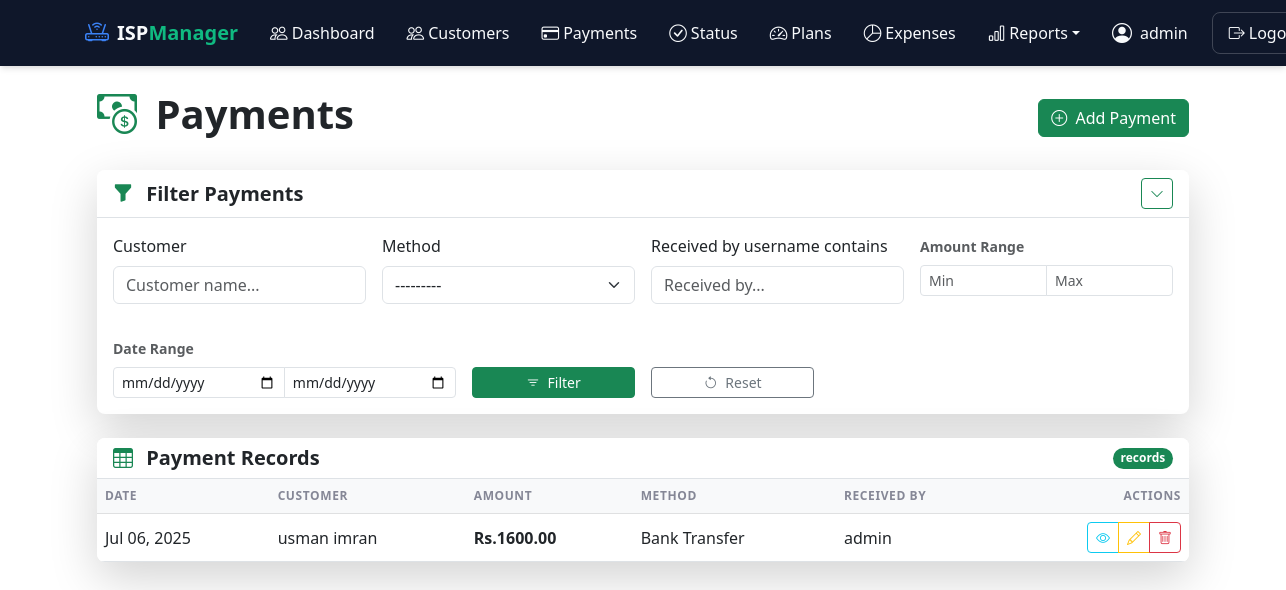
Page /payments/ (signed in) on the earlier database version.
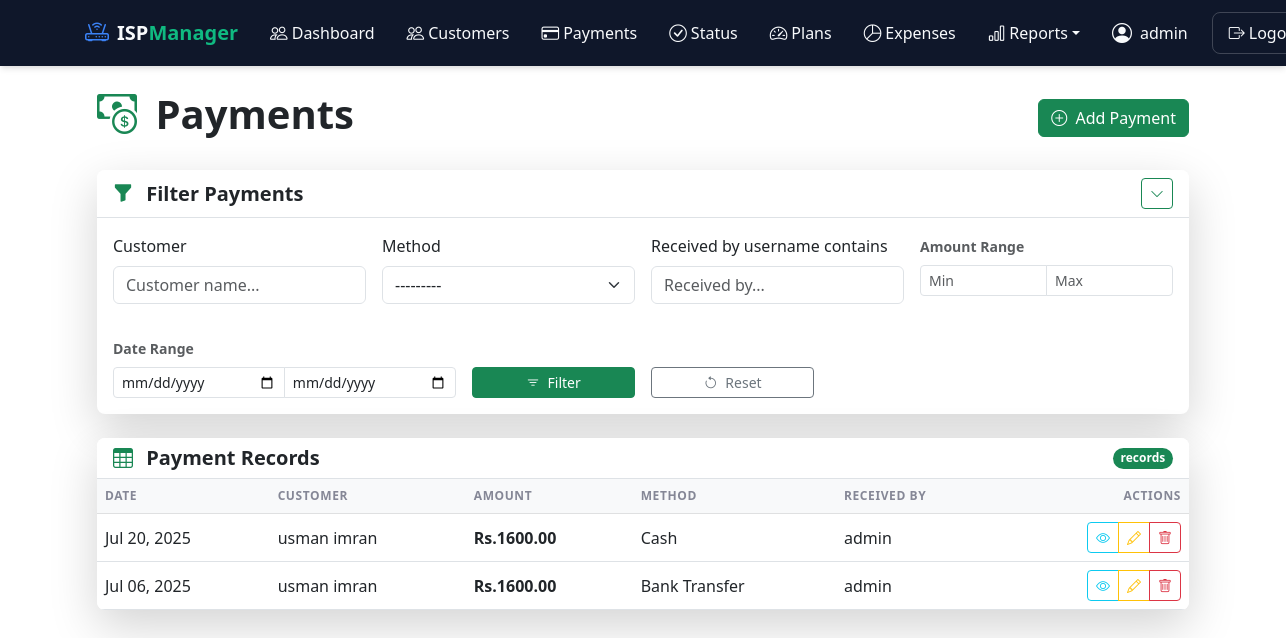
Same page on the later database version.
### customers/models.py (models this page shows, shortened)
class Payment(models.Model):
    METHOD_CHOICES = [
        ('cash', 'Cash'),
        ('bank', 'Bank Transfer'),
        ('card', 'Credit Card'),
        ('mobile', 'Mobile Payment'),
    ]
    customer = models.ForeignKey(Customer, on_delete=models.CASCADE, related_name='payments')
    amount = models.DecimalField(max_digits=10, decimal_places=2)
    payment_date = models.DateField()
    month_for = models.DateField(default=date.today)  # month being paid for
    method = models.CharField(max_length=10, choices=METHOD_CHOICES)
    received_by = models.ForeignKey(User, on_delete=models.PROTECT)
    class Meta:
        unique_together = ('customer', 'month_for')
    PAYMENT_METHODS = [
        ('cash', 'Cash'),
        ('bank', 'Bank Transfer'),
        ('card', 'Credit Card'),
        ('mobile', 'Mobile Payment'),
    ]
    customer = models.ForeignKey(Customer, on_delete=models.CASCADE, related_name='payments')
    amount = models.DecimalField(max_digits=10, decimal_places=2, validators=[MinValueValidator(0)])
    payment_date = models.DateField()
    method = models.CharField(max_length=10, choices=PAYMENT_METHODS)
    received_by = models.ForeignKey(User, on_delete=models.PROTECT)
    notes = models.TextField(blank=True, null=True)
    invoice_number = models.CharField(max_length=20, unique=True)

class Customer(models.Model):
    STATUS_CHOICES = [
        ('active', 'Active'),
        ('inactive', 'Inactive'),
        ('suspended', 'Suspended'),
    ]
    username = models.CharField(
        max_length=50,
        unique=True,
        help_text="Unique username for customer login"
    )
    first_name = models.CharField(max_length=100)
    last_name = models.CharField(max_length=100)
    join_date = models.DateField(default=timezone.now)
    phone = models.CharField(max_length=20)
    service_plan = models.ForeignKey(
        'ServicePlan',
        on_delete=models.SET_NULL,
        null=True,
        blank=True
    )
    service_installation_date = models.DateField(null=True, blank=True)
    status = models.CharField(
        max_length=10,
        choices=STATUS_CHOICES,
        default='active'
    )
    id_card_front = models.ImageField(
        upload_to=customer_id_upload_path,
        validators=[FileExtensionValidator(['jpg', 'jpeg', 'png'])],
        verbose_name="ID Card Front",
        blank=True,
        null=True
    )
    id_card_back = models.ImageField(
        upload_to=customer_id_upload_path,
        validators=[FileExtensionValidator(['jpg', 'jpeg', 'png'])],
        verbose_name="ID Card Back",
        blank=True,
        null=True
    )
    created_at = models.DateTimeField(auto_now_add=True)
    updated_at = models.DateTimeField(auto_now=True)
    class Meta:
        ordering = ['-join_date']
        verbose_name = "Customer"
        verbose_name_plural = "Customers"
    def __str__(self):
        return f"{self.first_name} {self.last_name}"

### customers/views.py (the view)
# urls.py: path('payments/', PaymentListView.as_view(), name='payment_list'),
class PaymentListView(LoginRequiredMixin, FilterView):
    model = Payment
    template_name = 'customers/payment_list.html'
    context_object_name = 'payments'
    paginate_by = 20
    filterset_class = PaymentFilter
    def get_queryset(self):
        queryset = super().get_queryset()
        return queryset.order_by('-payment_date')
    def get_context_data(self, **kwargs):
        context = super().get_context_data(**kwargs)
        context['filter_form'] = context['filter'].form
        return context

### templates/customers/payment_list.html (shortened to what the changed rows need)
{% extends "base.html" %}
{% load crispy_forms_tags %}
{% block content %}
<div class="container animate__animated animate__fadeIn">
    <div class="d-flex justify-content-between align-items-center mb-4">
        <h1 class="fw-bold text-dark">
            <i class="bi bi-cash-coin text-success me-2"></i> Payments
        </h1>
    </div>
    <div class="card border-0 shadow-lg animate__animated animate__fadeInUp">
        <div class="card-body p-0">
            <div class="table-responsive">
                <table class="table table-hover align-middle mb-0">
                    <thead class="table-light">
                        <tr>
                            <th>Date</th>
                            <th>Customer</th>
                            <th>Amount</th>
                            <th>Method</th>
                            <th>Received By</th>
                            <th class="text-end">Actions</th>
                        </tr>
                    </thead>
                    <tbody>
                        {% for payment in payments %}
                        <tr class="animate__animated animate__fadeIn" style="animation-delay: {{ forloop.counter0|divisibleby:2|yesno:'0.1s,0.2s' }}">
                            <td>{{ payment.payment_date|date:"M d, Y" }}</td>
                            <td>{{ payment.customer }}</td>
                            <td class="fw-bold">Rs.{{ payment.amount }}</td>
                            <td>{{ payment.get_method_display }}</td>
                            <td>{{ payment.received_by.get_full_name|default:payment.received_by.username }}</td>
                            <td class="text-end">
                                <div class="btn-group">
                                    <a href="{% url 'payment_detail' payment.pk %}" class="btn btn-sm btn-outline-info hover-scale" title="Details">
                                        <i class="bi bi-eye"></i>
                                    </a>
                                    <a href="{% url 'payment_update' payment.pk %}" class="btn btn-sm btn-outline-warning hover-scale" title="Edit">
                                        <i class="bi bi-pencil"></i>
                                    </a>
                                    <a href="{% url 'payment_delete' payment.pk %}" class="btn btn-sm btn-outline-danger hover-scale" title="Delete">
                                        <i class="bi bi-trash"></i>
                                    </a>
                                </div>
                            </td>
                        </tr>
                        {% endfor %}
                    </tbody>
                </table>
            </div>
        </div>
    </div>
</div>
{% endblock %}

Differences in the rows shown:
added Payment: payment_date "Jul 20, 2025", customer "usman imran", amount "1600.00", method "Cash", received_by.get_full_name "admin"
